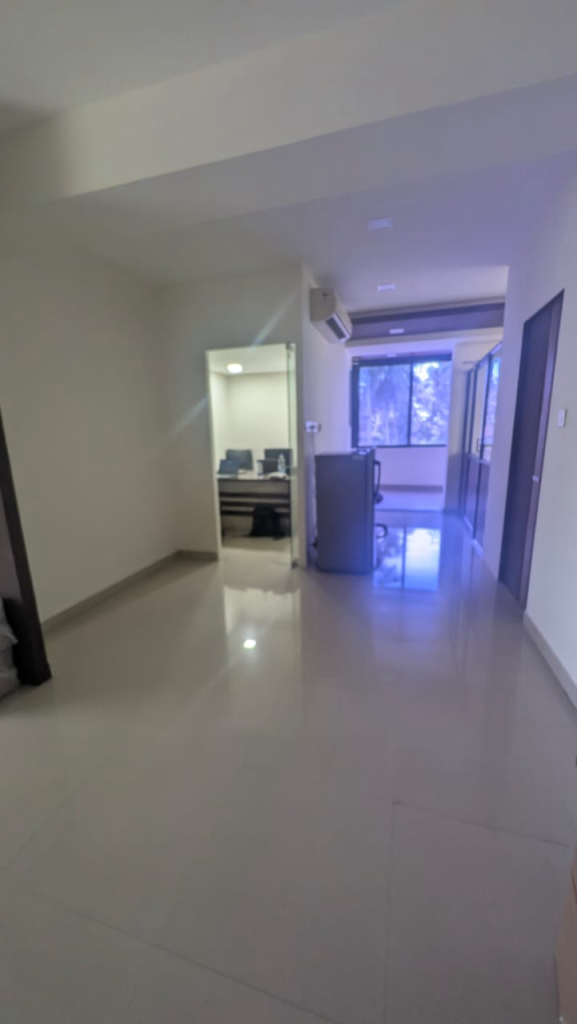
#> input picture docs/roza-lab-interior/images/current/01-corridor-facing-north.jpg, 577 x 1024 px; the run also reads 4 pictures not shown here
$ python annotate_current.py
#> lines starting #> are read from the running program, lines starting #| are printed output that depends on the picture
#!/usr/bin/env python3
"""Directional annotation overlay for Roza Lab current-state photos.

North assumption (applied to every frame):
    Window wall with tree canopy = North.

Camera-facing is inferred from that assumption plus corridor / gallery axis.
Overlays follow CVAT-style zone inventory (labels + leaders) plus a
rotating compass rose so N/E/S/W stay geographically consistent.
"""

from __future__ import annotations

import json
import math
from pathlib import Path

from PIL import Image, ImageDraw, ImageEnhance, ImageFilter, ImageFont, ImageStat

ROOT = Path(__file__).resolve().parents[1]
CURRENT = ROOT / "images" / "current"
ANNOTATED = ROOT / "images" / "annotated"
DIAGRAMS = ROOT / "images" / "diagrams"

FONT = "/usr/share/fonts/truetype/dejavu/DejaVuSans.ttf"
FONT_B = "/usr/share/fonts/truetype/dejavu/DejaVuSans-Bold.ttf"

# Roza Lab palette
ESPRESSO = (42, 28, 20)
WALNUT = (107, 68, 35)
CREAM = (245, 240, 230)
BRASS = (196, 165, 116)
INK = (18, 16, 14)
WHITE = (255, 255, 255)
NORTH_RED = (176, 48, 36)
FOREST = (47, 79, 62)
GLASS_BLUE = (36, 92, 120)
LABEL_BG = (18, 16, 14, 210)


def font(size: int, bold: bool = False) -> ImageFont.FreeTypeFont:
    return ImageFont.truetype(FONT_B if bold else FONT, size)


def frac(img: Image.Image, x: float, y: float) -> tuple[int, int]:
    return int(x * img.width), int(y * img.height)


def rounded_rect(draw: ImageDraw.ImageDraw, box, fill, radius=8, outline=None, width=1):
    draw.rounded_rectangle(box, radius=radius, fill=fill, outline=outline, width=width)


def text_size(draw: ImageDraw.ImageDraw, text: str, fnt) -> tuple[int, int]:
    box = draw.textbbox((0, 0), text, font=fnt)
    return box[2] - box[0], box[3] - box[1]


def draw_label(
    draw: ImageDraw.ImageDraw,
    xy: tuple[int, int],
    text: str,
    fnt,
    fill=WHITE,
    bg=LABEL_BG,
    pad=6,
    accent=BRASS,
):
    tw, th = text_size(draw, text, fnt)
    x, y = xy
    box = (x, y, x + tw + pad * 2, y + th + pad * 2)
    rounded_rect(draw, box, bg, radius=7)
    draw.rectangle((x, y, x + 4, y + th + pad * 2), fill=accent)
    draw.text((x + pad + 2, y + pad - 1), text, font=fnt, fill=fill)
    return box


def draw_arrow(draw, start, end, color=BRASS, width=4, head=14):
    draw.line([start, end], fill=color, width=width)
    ang = math.atan2(end[1] - start[1], end[0] - start[0])
    left = (
        end[0] - head * math.cos(ang - math.pi / 6),
        end[1] - head * math.sin(ang - math.pi / 6),
    )
    right = (
        end[0] - head * math.cos(ang + math.pi / 6),
        end[1] - head * math.sin(ang + math.pi / 6),
    )
    draw.polygon([end, left, right], fill=color)


def draw_compass(draw, cx, cy, radius, north_deg):
    """north_deg: screen direction of geographic North, 0 = up, 90 = right."""
    draw.ellipse(
        (cx - radius, cy - radius, cx + radius, cy + radius),
        fill=(18, 16, 14, 230),
        outline=BRASS,
        width=3,
    )
    inner = radius * 0.78
    draw.ellipse(
        (cx - inner, cy - inner, cx + inner, cy + inner),
        outline=(196, 165, 116, 80),
        width=1,
    )
    labels = [("N", 0, NORTH_RED, True), ("E", 90, WHITE, False), ("S", 180, WHITE, False), ("W", 270, WHITE, False)]
    fnt = font(max(11, int(radius * 0.28)), bold=True)
    for name, geo, color, needle in labels:
        screen = math.radians(north_deg + geo - 90)
        # convert: 0 up → math angle with y-down: screen_deg 0 is up
        rad = math.radians(north_deg + geo - 90)
        # standard: 0° = east in math. We want 0° north_deg = up.
        ang = math.radians(north_deg + geo - 90)
        px = cx + int((radius * 0.52) * math.cos(ang))
        py = cy + int((radius * 0.52) * math.sin(ang))
        if needle and name == "N":
            tip_ang = math.radians(north_deg - 90)
            tip = (
                cx + int((radius * 0.70) * math.cos(tip_ang)),
                cy + int((radius * 0.70) * math.sin(tip_ang)),
            )
            base_l = (
                cx + int((radius * 0.22) * math.cos(tip_ang + 2.3)),
                cy + int((radius * 0.22) * math.sin(tip_ang + 2.3)),
            )
            base_r = (
                cx + int((radius * 0.22) * math.cos(tip_ang - 2.3)),
                cy + int((radius * 0.22) * math.sin(tip_ang - 2.3)),
            )
            draw.polygon([tip, base_l, (cx, cy), base_r], fill=NORTH_RED)
            south_ang = tip_ang + math.pi
            s_tip = (
                cx + int((radius * 0.55) * math.cos(south_ang)),
                cy + int((radius * 0.55) * math.sin(south_ang)),
            )
            draw.polygon([s_tip, base_l, (cx, cy), base_r], fill=CREAM)
        lx = cx + int((radius * 0.88) * math.cos(ang))
        ly = cy + int((radius * 0.88) * math.sin(ang))
        tw, th = text_size(draw, name, fnt)
        draw.text((lx - tw / 2, ly - th / 2), name, font=fnt, fill=color)
    draw.ellipse((cx - 5, cy - 5, cx + 5, cy + 5), fill=BRASS)


def brightness_window_hint(img: Image.Image) -> dict:
    """Heuristic: brightest third of the frame often contains a window."""
    gray = img.convert("L").resize((36, 64))
    pixels = list(gray.get_flattened_data()) if hasattr(gray, "get_flattened_data") else list(gray.getdata())
    w, h = gray.size
    bands = {
        "top": pixels[: w * (h // 3)],
        "middle": pixels[w * (h // 3) : w * (2 * h // 3)],
        "bottom": pixels[w * (2 * h // 3) :],
    }
    cols = {
        "left": [pixels[y * w + x] for y in range(h) for x in range(w // 3)],
        "center": [pixels[y * w + x] for y in range(h) for x in range(w // 3, 2 * w // 3)],
        "right": [pixels[y * w + x] for y in range(h) for x in range(2 * w // 3, w)],
    }

    def mean(vals):
        return round(sum(vals) / max(1, len(vals)), 1)

    return {
        "global": round(sum(pixels) / len(pixels), 1),
        "bands": {k: mean(v) for k, v in bands.items()},
        "columns": {k: mean(v) for k, v in cols.items()},
        "brightest_band": max(bands, key=lambda k: mean(bands[k])),
        "brightest_column": max(cols, key=lambda k: mean(cols[k])),
    }


# north_deg: where geographic North points on the photo (0 = toward top)
PHOTOS = [
    {
        "file": "01-corridor-facing-north.jpg",
        "id": "P01",
        "title": "Main corridor — facing North",
        "camera": "N",
        "north_deg": 0,
        "zone": "Central corridor (spine)",
        "labels": [
            {"xy": (0.06, 0.30), "text": "W · Glass office cabin", "accent": GLASS_BLUE},
            {"xy": (0.50, 0.38), "text": "E · Fridge + split AC", "accent": WALNUT},
            {"xy": (0.48, 0.52), "text": "E · Glass partitions", "accent": GLASS_BLUE},
            {"xy": (0.28, 0.18), "text": "N · Window wall / trees", "accent": NORTH_RED},
            {"xy": (0.22, 0.62), "text": "CORRIDOR  (circulation spine)", "accent": BRASS},
        ],
        "arrows": [
            {"start": (0.50, 0.28), "end": (0.50, 0.14), "text": "to window wall (N)"},
            {"start": (0.22, 0.42), "end": (0.10, 0.36), "text": "to glass office (W)"},
            {"start": (0.70, 0.70), "end": (0.88, 0.58), "text": "to inner cabins (E)"},
        ],
    },
    {
        "file": "02-corridor-open-plan.jpg",
        "id": "P02",
        "title": "Corridor / open plan — facing North",
        "camera": "N",
        "north_deg": 0,
        "zone": "Corridor looking into glass office",
        "labels": [
            {"xy": (0.05, 0.32), "text": "W · Glass office (in use)", "accent": GLASS_BLUE},
            {"xy": (0.52, 0.40), "text": "E · Refrigerator", "accent": WALNUT},
            {"xy": (0.52, 0.28), "text": "E · Split AC", "accent": WALNUT},
            {"xy": (0.30, 0.16), "text": "N · Exterior window + trees", "accent": NORTH_RED},
            {"xy": (0.55, 0.62), "text": "E · Dark door / partition", "accent": ESPRESSO},
        ],
        "arrows": [
            {"start": (0.50, 0.26), "end": (0.50, 0.12), "text": "to window wall (N)"},
            {"start": (0.28, 0.48), "end": (0.14, 0.40), "text": "into glass office"},
        ],
    },
    {
        "file": "03-glass-cabin-executive-desk.jpg",
        "id": "P03",
        "title": "Compact glass cabin — facing North",
        "camera": "N",
        "north_deg": 0,
        "zone": "Glass-door cabin (current cramped office)",
        "labels": [
            {"xy": (0.18, 0.22), "text": "N · Narrow window / trees", "accent": NORTH_RED},
            {"xy": (0.08, 0.48), "text": "Dark executive desk", "accent": ESPRESSO},
            {"xy": (0.08, 0.70), "text": "3 chairs — cramped", "accent": WALNUT},
            {"xy": (0.52, 0.55), "text": "E · Glass door + handle", "accent": GLASS_BLUE},
            {"xy": (0.08, 0.36), "text": "Power / data spine", "accent": BRASS},
        ],
        "arrows": [
            {"start": (0.45, 0.32), "end": (0.55, 0.20), "text": "to exterior (N)"},
            {"start": (0.72, 0.72), "end": (0.88, 0.62), "text": "to corridor (E)"},
        ],
    },
    {
        "file": "04-corridor-dark-partition.jpg",
        "id": "P04",
        "title": "Inner corridor — facing North toward striped glass",
        "camera": "N",
        "north_deg": 0,
        "zone": "Transition corridor",
        "labels": [
            {"xy": (0.06, 0.38), "text": "W · White plaster wall", "accent": CREAM},
            {"xy": (0.48, 0.32), "text": "E · Dark brown partition", "accent": ESPRESSO},
            {"xy": (0.22, 0.18), "text": "N · Striped glass + daylight", "accent": NORTH_RED},
            {"xy": (0.18, 0.58), "text": "Glossy cream tile spine", "accent": BRASS},
        ],
        "arrows": [
            {"start": (0.50, 0.28), "end": (0.50, 0.14), "text": "to window / entry light (N)"},
            {"start": (0.62, 0.48), "end": (0.78, 0.40), "text": "partition / cabin edge"},
        ],
    },
    {
        "file": "05-lab-cabin-from-corridor.jpg",
        "id": "P05",
        "title": "Lab cabin — facing North into testing room",
        "camera": "N",
        "north_deg": 0,
        "zone": "Roastery / QC lab cabin",
        "labels": [
            {"xy": (0.08, 0.22), "text": "Wood-slat + glass partition", "accent": WALNUT},
            {"xy": (0.48, 0.36), "text": "E · Red-lid sample jars", "accent": NORTH_RED},
            {"xy": (0.08, 0.40), "text": "W · Microwave + workstation", "accent": GLASS_BLUE},
            {"xy": (0.28, 0.18), "text": "N · Window + vertical blinds", "accent": NORTH_RED},
            {"xy": (0.18, 0.58), "text": "LAB CABIN  (R&D / cooking test)", "accent": FOREST},
        ],
        "arrows": [
            {"start": (0.50, 0.30), "end": (0.50, 0.16), "text": "to lab window (N)"},
            {"start": (0.50, 0.78), "end": (0.50, 0.90), "text": "back to corridor (S)"},
        ],
    },
    {
        "file": "06-lab-cabin-sample-jars.jpg",
        "id": "P06",
        "title": "Lab cabin from hallway — facing North",
        "camera": "N",
        "north_deg": 0,
        "zone": "Lab cabin (sample storage)",
        "labels": [
            {"xy": (0.06, 0.24), "text": "Black frame + walnut slats", "accent": ESPRESSO},
            {"xy": (0.50, 0.40), "text": "Sample jars (QC library)", "accent": NORTH_RED},
            {"xy": (0.08, 0.42), "text": "Prep counter + microwave", "accent": WALNUT},
            {"xy": (0.22, 0.16), "text": "N · Daylight / blinds", "accent": NORTH_RED},
            {"xy": (0.08, 0.62), "text": "Keep aroma isolated from offices", "accent": FOREST},
        ],
        "arrows": [
            {"start": (0.50, 0.28), "end": (0.50, 0.14), "text": "to lab window (N)"},
            {"start": (0.22, 0.78), "end": (0.10, 0.88), "text": "to corridor"},
        ],
    },
    {
        "file": "07-compact-cabin-three-chairs.jpg",
        "id": "P07",
        "title": "Compact cabin (repeat view) — facing North",
        "camera": "N",
        "north_deg": 0,
        "zone": "Glass cabin — CEO candidate is too cramped",
        "labels": [
            {"xy": (0.18, 0.18), "text": "N · Slot window + trees", "accent": NORTH_RED},
            {"xy": (0.08, 0.46), "text": "Oversized desk for room", "accent": ESPRESSO},
            {"xy": (0.08, 0.68), "text": "3 chairs — no circulation", "accent": WALNUT},
            {"xy": (0.50, 0.58), "text": "E · Glass entry", "accent": GLASS_BLUE},
        ],
        "arrows": [
            {"start": (0.42, 0.30), "end": (0.52, 0.18), "text": "to north window"},
            {"start": (0.72, 0.72), "end": (0.88, 0.62), "text": "to corridor (E)"},
        ],
    },
    {
        "file": "08-window-gallery-facing-north.jpg",
        "id": "P08",
        "title": "Window gallery — facing North",
        "camera": "N",
        "north_deg": 0,
        "zone": "Long gallery / CEO prestige candidate",
        "labels": [
            {"xy": (0.04, 0.36), "text": "W · Black-framed windows", "accent": GLASS_BLUE},
            {"xy": (0.48, 0.30), "text": "E · White wall + fan", "accent": WALNUT},
            {"xy": (0.22, 0.16), "text": "N · End window + trees", "accent": NORTH_RED},
            {"xy": (0.18, 0.08), "text": "Wood-slat ceiling", "accent": ESPRESSO},
            {"xy": (0.40, 0.70), "text": "CEO CANDIDATE ZONE", "accent": BRASS},
            {"xy": (0.40, 0.88), "text": "Granite threshold → inner suite (E)", "accent": INK},
        ],
        "arrows": [
            {"start": (0.50, 0.26), "end": (0.50, 0.12), "text": "to north window wall"},
            {"start": (0.18, 0.50), "end": (0.06, 0.48), "text": "to west glazing"},
            {"start": (0.70, 0.86), "end": (0.90, 0.86), "text": "to inner suite (E)"},
        ],
    },
    {
        "file": "09-gallery-threshold-to-inner.jpg",
        "id": "P09",
        "title": "Gallery looking East into inner corridor",
        "camera": "E",
        "north_deg": 270,
        "zone": "Threshold — gallery to inner suite",
        "labels": [
            {"xy": (0.08, 0.08), "text": "Gallery · wood-slat ceiling", "accent": ESPRESSO},
            {"xy": (0.08, 0.72), "text": "Black granite threshold", "accent": INK},
            {"xy": (0.38, 0.30), "text": "N (left) · Glass partition", "accent": GLASS_BLUE},
            {"xy": (0.48, 0.22), "text": "S (right) · Split AC", "accent": WALNUT},
            {"xy": (0.36, 0.50), "text": "INNER SUITE / CORRIDOR", "accent": BRASS},
        ],
        "arrows": [
            {"start": (0.50, 0.48), "end": (0.50, 0.32), "text": "into inner corridor (E)"},
            {"start": (0.22, 0.40), "end": (0.08, 0.28), "text": "to gallery / windows (W behind camera)"},
            {"start": (0.38, 0.38), "end": (0.22, 0.32), "text": "to lab / cabins (N)"},
        ],
    },
    {
        "file": "10-threshold-inner-suite.jpg",
        "id": "P10",
        "title": "Threshold node — facing East",
        "camera": "E",
        "north_deg": 270,
        "zone": "Primary circulation node",
        "labels": [
            {"xy": (0.08, 0.10), "text": "OPEN GALLERY (behind / around)", "accent": ESPRESSO},
            {"xy": (0.08, 0.74), "text": "Granite threshold", "accent": INK},
            {"xy": (0.36, 0.28), "text": "N · Glass cabin door", "accent": GLASS_BLUE},
            {"xy": (0.50, 0.20), "text": "S · AC + chair", "accent": WALNUT},
            {"xy": (0.34, 0.52), "text": "to offices / lab spine", "accent": BRASS},
        ],
        "arrows": [
            {"start": (0.50, 0.46), "end": (0.50, 0.30), "text": "deeper into suite (E)"},
            {"start": (0.36, 0.36), "end": (0.20, 0.28), "text": "to cabins (N)"},
            {"start": (0.20, 0.88), "end": (0.08, 0.88), "text": "back to gallery (W)"},
        ],
    },
    {
        "file": "11-gallery-windows-west.jpg",
        "id": "P11",
        "title": "Gallery long axis — facing North",
        "camera": "N",
        "north_deg": 0,
        "zone": "Window gallery (west glazing)",
        "labels": [
            {"xy": (0.04, 0.34), "text": "W · Window wall + trees", "accent": GLASS_BLUE},
            {"xy": (0.48, 0.28), "text": "E · Solid white wall", "accent": WALNUT},
            {"xy": (0.24, 0.14), "text": "N · Far window", "accent": NORTH_RED},
            {"xy": (0.20, 0.08), "text": "Wood-slat ceiling", "accent": ESPRESSO},
            {"xy": (0.36, 0.62), "text": "MARKETING / CEO linear zone", "accent": BRASS},
        ],
        "arrows": [
            {"start": (0.50, 0.24), "end": (0.50, 0.12), "text": "to north window"},
            {"start": (0.20, 0.48), "end": (0.06, 0.46), "text": "to west trees"},
            {"start": (0.72, 0.86), "end": (0.90, 0.86), "text": "to inner suite (E)"},
        ],
    },
    {
        "file": "12-gallery-facing-south.jpg",
        "id": "P12",
        "title": "Gallery reverse view — facing South",
        "camera": "S",
        "north_deg": 180,
        "zone": "Gallery looking to south end wall",
        "labels": [
            {"xy": (0.48, 0.32), "text": "W (right) · Window wall", "accent": GLASS_BLUE},
            {"xy": (0.06, 0.36), "text": "E (left) · Door to inner suite", "accent": BRASS},
            {"xy": (0.22, 0.16), "text": "S · Solid back wall", "accent": WALNUT},
            {"xy": (0.06, 0.22), "text": "Wall fan (Crompton)", "accent": INK},
            {"xy": (0.06, 0.70), "text": "Granite threshold (E)", "accent": INK},
        ],
        "arrows": [
            {"start": (0.28, 0.48), "end": (0.18, 0.42), "text": "to inner suite (E)"},
            {"start": (0.70, 0.48), "end": (0.88, 0.42), "text": "to west windows"},
            {"start": (0.50, 0.88), "end": (0.50, 0.96), "text": "North is behind camera"},
        ],
    },
    {
        "file": "13-gallery-empty-south-end.jpg",
        "id": "P13",
        "title": "Empty gallery — facing South",
        "camera": "S",
        "north_deg": 180,
        "zone": "Gallery (vacant — fit-out ready)",
        "labels": [
            {"xy": (0.48, 0.34), "text": "W (right) · Windows / trees", "accent": GLASS_BLUE},
            {"xy": (0.06, 0.38), "text": "E (left) · Doorway + threshold", "accent": BRASS},
            {"xy": (0.24, 0.16), "text": "S · End wall", "accent": WALNUT},
            {"xy": (0.18, 0.08), "text": "Wood-slat ceiling", "accent": ESPRESSO},
            {"xy": (0.18, 0.62), "text": "VACANT — marketing linear desks", "accent": FOREST},
        ],
        "arrows": [
            {"start": (0.30, 0.50), "end": (0.18, 0.44), "text": "to inner suite (E)"},
            {"start": (0.70, 0.50), "end": (0.88, 0.44), "text": "to west glazing"},
            {"start": (0.50, 0.88), "end": (0.50, 0.96), "text": "to north window (behind)"},
        ],
    },
]


def annotate_one(spec: dict) -> dict:
    src = CURRENT / spec["file"]
    img = Image.open(src).convert("RGBA")
    overlay = Image.new("RGBA", img.size, (0, 0, 0, 0))
#> overlay: PIL image 577x1024 RGBA; every value is 0
    draw = ImageDraw.Draw(overlay)
    w, h = img.size

    # Top banner
    banner_h = int(h * 0.11)
    draw.rectangle((0, 0, w, banner_h), fill=(18, 16, 14, 215))
    draw.rectangle((0, banner_h - 4, w, banner_h), fill=BRASS + (255,))
    title_f = font(max(15, w // 28), bold=True)
    sub_f = font(max(12, w // 36))
    tiny_f = font(max(11, w // 40))
    draw.text((14, 10), f"ROZA LAB  ·  {spec['id']}", font=tiny_f, fill=BRASS)
    draw.text((14, 28), spec["title"], font=title_f, fill=WHITE)
    draw.text(
        (14, 52),
        f"Camera facing {spec['camera']}   ·   Window wall with trees = North   ·   {spec['zone']}",
        font=sub_f,
        fill=CREAM,
    )

    # Footer
    foot_h = int(h * 0.07)
    draw.rectangle((0, h - foot_h, w, h), fill=(18, 16, 14, 215))
    draw.rectangle((0, h - foot_h, w, h - foot_h + 3), fill=BRASS + (255,))
    draw.text(
        (14, h - foot_h + 10),
        "Geographic N/E/S/W  ·  photo-estimated  ·  not a measured survey",
        font=tiny_f,
        fill=CREAM,
    )

    # Labels
    label_f = font(max(13, w // 34), bold=True)
    for lab in spec["labels"]:
        draw_label(draw, frac(img, *lab["xy"]), lab["text"], label_f, accent=lab.get("accent", BRASS))

    # Arrows + captions
    cap_f = font(max(12, w // 38), bold=True)
    for ar in spec["arrows"]:
        s = frac(img, *ar["start"])
        e = frac(img, *ar["end"])
        draw_arrow(draw, s, e, color=BRASS, width=4)
        # caption near midpoint, offset
        mx, my = (s[0] + e[0]) // 2, (s[1] + e[1]) // 2
        draw_label(draw, (mx + 8, my - 18), ar["text"], cap_f, accent=NORTH_RED)
#> this loop made 3 passes
#> (s, e, ang in draw_arrow, left in draw_arrow, right in draw_arrow, mx, my) on passes 1 to 3: ((288, 286), (288, 143), -1.57, (295, 155.1), (281, 155.1), 288, 214), ((126, 430), (57, 368), -2.41, (70.7, 370.9), (61.34, 381.3), 91, 399), ((403, 716), (507, 593), -0.869, (504.5, 606.8), (493.8, 597.7), 455, 654)

    # Compass
    cx, cy = int(w * 0.16), int(h * 0.82)
    radius = int(min(w, h) * 0.11)
    draw_compass(draw, cx, cy, radius, spec["north_deg"])
    cam_f = font(max(11, w // 42), bold=True)
    draw_label(
        draw,
        (int(w * 0.04), int(h * 0.68)),
        f"COMPASS  ·  camera → {spec['camera']}",
        cam_f,
        accent=NORTH_RED,
    )

    out = Image.alpha_composite(img, overlay).convert("RGB")
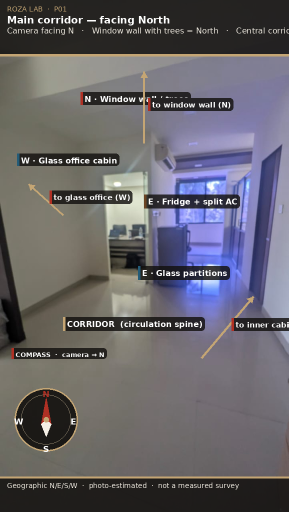
#> out: PIL image 577x1024 RGB (shown at 1/2 size); mean R, G, B 101.9, 99.4, 105.5
    dest = ANNOTATED / spec["file"].replace(".jpg", "-annotated.jpg")
    out.save(dest, quality=90, optimize=True)

    hint = brightness_window_hint(Image.open(src))
#> in brightness_window_hint, `gray = img.convert("L").resize((36, 64))`:
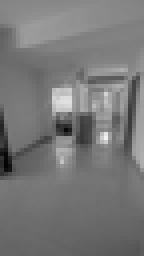
#> gray: PIL image 36x64 L (shown 4 times larger); min 3, max 241, mean 119.5
#> in brightness_window_hint, `pixels = list(gray.get_flattened_data()) if hasattr(gray, "get_flatten..`: pixels = 2304 values, max 241 at index 1250, min 3 at index 1477, mean 119.5
#> hint = 5 items
    return {
        "id": spec["id"],
        "file": spec["file"],
        "annotated": dest.name,
        "camera": spec["camera"],
        "zone": spec["zone"],
        "brightness": hint,
        "size": [w, h],
    }


def main():
    ANNOTATED.mkdir(parents=True, exist_ok=True)
    DIAGRAMS.mkdir(parents=True, exist_ok=True)
    report = [annotate_one(spec) for spec in PHOTOS]
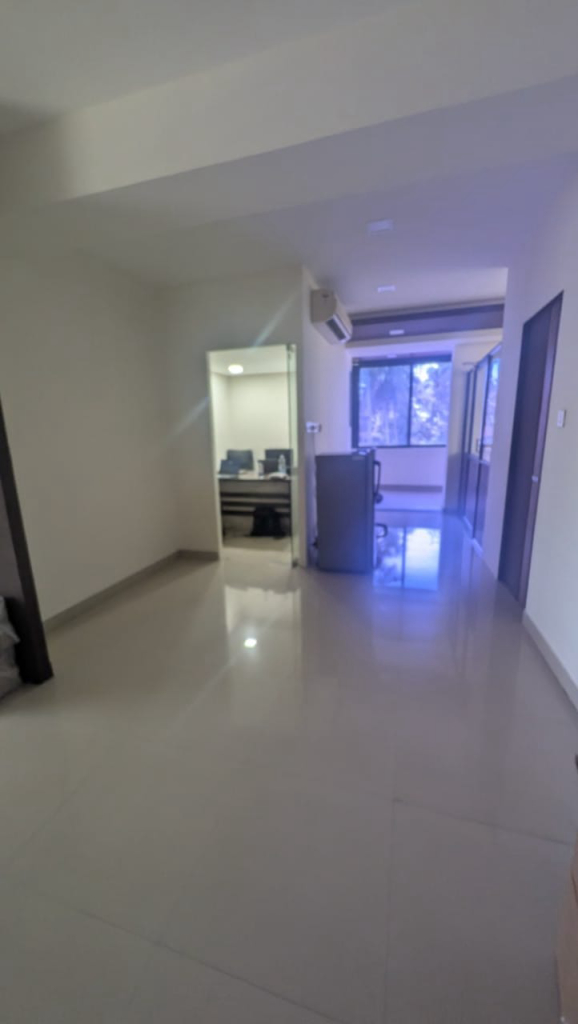
#> input picture docs/roza-lab-interior/images/current/02-corridor-open-plan.jpg, 578 x 1024 px
#> (the rest of the program and of its run is left out)
